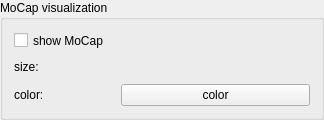
            <widget class="QGroupBox" name="groupBox_moCap">
             <property name="minimumSize">
              <size>
               <width>324</width>
               <height>120</height>
              </size>
             </property>
             <property name="maximumSize">
              <size>
               <width>324</width>
               <height>120</height>
              </size>
             </property>
             <property name="title">
              <string>MoCap visualization</string>
             </property>
             <layout class="QVBoxLayout" name="vertical_Layout_MoCapGroupbox">
              <property name="spacing">
               <number>7</number>
              </property>
              <item>
               <widget class="QCheckBox" name="showMoCap">
                <property name="enabled">
                 <bool>true</bool>
                </property>
                <property name="minimumSize">
                 <size>
                  <width>300</width>
                  <height>15</height>
                 </size>
                </property>
                <property name="maximumSize">
                 <size>
                  <width>500</width>
                  <height>20</height>
                 </size>
                </property>
                <property name="text">
                 <string>show MoCap</string>
                </property>
                <property name="checked">
                 <bool>false</bool>
                </property>
               </widget>
              </item>
              <item>
               <layout class="QGridLayout" name="gridLayout_moCapSizeColor">
                <item row="0" column="0">
                 <widget class="QLabel" name="label_moCapSize">
                  <property name="minimumSize">
                   <size>
                    <width>75</width>
                    <height>20</height>
                   </size>
                  </property>
                  <property name="maximumSize">
                   <size>
                    <width>100</width>
                    <height>25</height>
                   </size>
                  </property>
                  <property name="text">
                   <string>size:</string>
                  </property>
                 </widget>
                </item>
                <item row="0" column="1">
                 <widget class="PSpinBox" name="moCapSize" native="true">
                  <property name="minimumSize">
                   <size>
                    <width>100</width>
                    <height>20</height>
                   </size>
                  </property>
                  <property name="maximumSize">
                   <size>
                    <width>200</width>
                    <height>25</height>
                   </size>
                  </property>
                  <property name="minimum" stdset="0">
                   <number>1</number>
                  </property>
                  <property name="value" stdset="0">
                   <number>2</number>
                  </property>
                 </widget>
                </item>
                <item row="1" column="1">
                 <widget class="QPushButton" name="moCapColorButton">
                  <property name="minimumSize">
                   <size>
                    <width>100</width>
                    <height>20</height>
                   </size>
                  </property>
                  <property name="maximumSize">
                   <size>
                    <width>200</width>
                    <height>25</height>
                   </size>
                  </property>
                  <property name="text">
                   <string>color</string>
                  </property>
                 </widget>
                </item>
                <item row="1" column="0">
                 <widget class="QLabel" name="label_moCapColorButton">
                  <property name="minimumSize">
                   <size>
                    <width>75</width>
                    <height>20</height>
                   </size>
                  </property>
                  <property name="maximumSize">
                   <size>
                    <width>100</width>
                    <height>25</height>
                   </size>
                  </property>
                  <property name="text">
                   <string>color:</string>
                  </property>
                 </widget>
                </item>
               </layout>
              </item>
             </layout>
            </widget>
